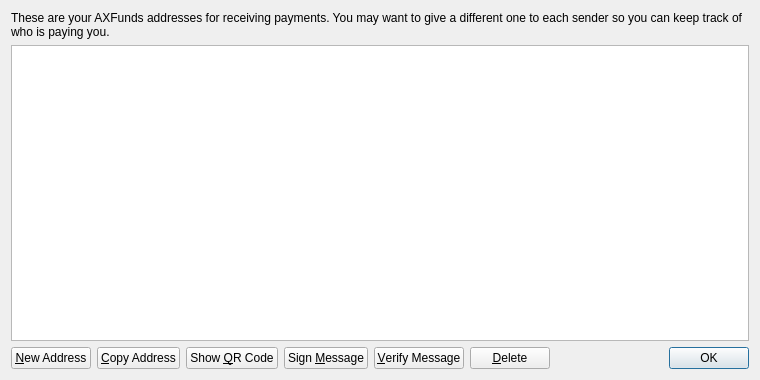
<?xml version="1.0" encoding="UTF-8"?>
<ui version="4.0">
 <class>TradingPage</class>
 <widget class="QWidget" name="TradingPage">
  <property name="geometry">
   <rect>
    <x>0</x>
    <y>0</y>
    <width>760</width>
    <height>380</height>
   </rect>
  </property>
  <property name="windowTitle">
   <string>Trading AXFund</string>
  </property>
  <layout class="QVBoxLayout" name="verticalLayout">
   <item>
    <widget class="QLabel" name="labelExplanation">
     <property name="text">
      <string>These are your AXFunds addresses for receiving payments. You may want to give a different one to each sender so you can keep track of who is paying you.</string>
     </property>
     <property name="textFormat">
      <enum>Qt::PlainText</enum>
     </property>
     <property name="wordWrap">
      <bool>true</bool>
     </property>
    </widget>
   </item>
   <item>
    <widget class="QTableView" name="tableView">
     <property name="contextMenuPolicy">
      <enum>Qt::CustomContextMenu</enum>
     </property>
     <property name="toolTip">
      <string>Double-click to edit address or label</string>
     </property>
     <property name="tabKeyNavigation">
      <bool>false</bool>
     </property>
     <property name="selectionMode">
      <enum>QAbstractItemView::SingleSelection</enum>
     </property>
     <property name="selectionBehavior">
      <enum>QAbstractItemView::SelectRows</enum>
     </property>
     <property name="sortingEnabled">
      <bool>true</bool>
     </property>
     <attribute name="verticalHeaderVisible">
      <bool>false</bool>
     </attribute>
    </widget>
   </item>
   <item>
    <layout class="QHBoxLayout" name="horizontalLayout">
     <item>
      <widget class="QPushButton" name="newAddressButton">
       <property name="toolTip">
        <string>Create a new address</string>
       </property>
       <property name="text">
        <string>&amp;New Address</string>
       </property>
      </widget>
     </item>
     <item>
      <widget class="QPushButton" name="copyToClipboard">
       <property name="toolTip">
        <string>Copy the currently selected address to the system clipboard</string>
       </property>
       <property name="text">
        <string>&amp;Copy Address</string>
       </property>
      </widget>
     </item>
     <item>
      <widget class="QPushButton" name="showQRCode">
       <property name="text">
        <string>Show &amp;QR Code</string>
       </property>
      </widget>
     </item>
     <item>
      <widget class="QPushButton" name="signMessage">
       <property name="toolTip">
        <string>Sign a message to prove you own a AXFunds address</string>
       </property>
       <property name="text">
        <string>Sign &amp;Message</string>
       </property>
      </widget>
     </item>
     <item>
      <widget class="QPushButton" name="verifyMessage">
       <property name="toolTip">
        <string>Verify a message to ensure it was signed with a specified AXFunds address</string>
       </property>
       <property name="text">
        <string>&amp;Verify Message</string>
       </property>
      </widget>
     </item>
     <item>
      <widget class="QPushButton" name="deleteButton">
       <property name="toolTip">
        <string>Delete the currently selected address from the list</string>
       </property>
       <property name="text">
        <string>&amp;Delete</string>
       </property>
      </widget>
     </item>
     <item>
      <spacer name="horizontalSpacer">
       <property name="orientation">
        <enum>Qt::Horizontal</enum>
       </property>
       <property name="sizeHint" stdset="0">
        <size>
         <width>40</width>
         <height>20</height>
        </size>
       </property>
      </spacer>
     </item>
     <item>
      <widget class="QDialogButtonBox" name="buttonBox">
       <property name="sizePolicy">
        <sizepolicy hsizetype="Maximum" vsizetype="Fixed">
         <horstretch>0</horstretch>
         <verstretch>0</verstretch>
        </sizepolicy>
       </property>
       <property name="standardButtons">
        <set>QDialogButtonBox::Ok</set>
       </property>
      </widget>
     </item>
    </layout>
   </item>
  </layout>
 </widget>
 <resources>
  <include location="../bitcoin.qrc"/>
 </resources>
 <connections/>
</ui>
